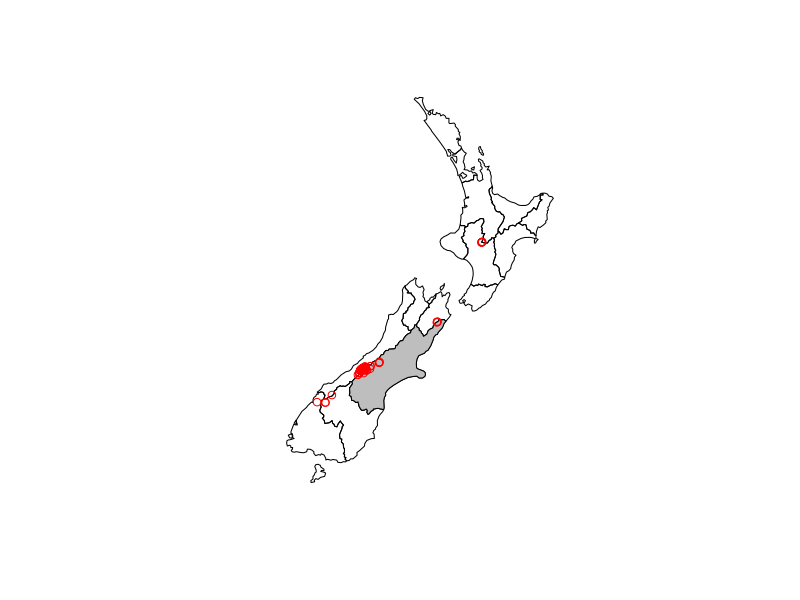
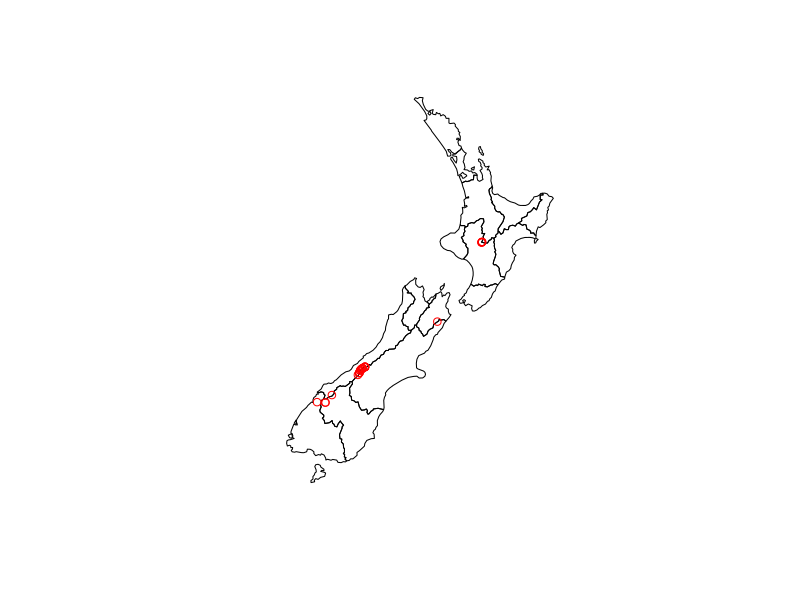
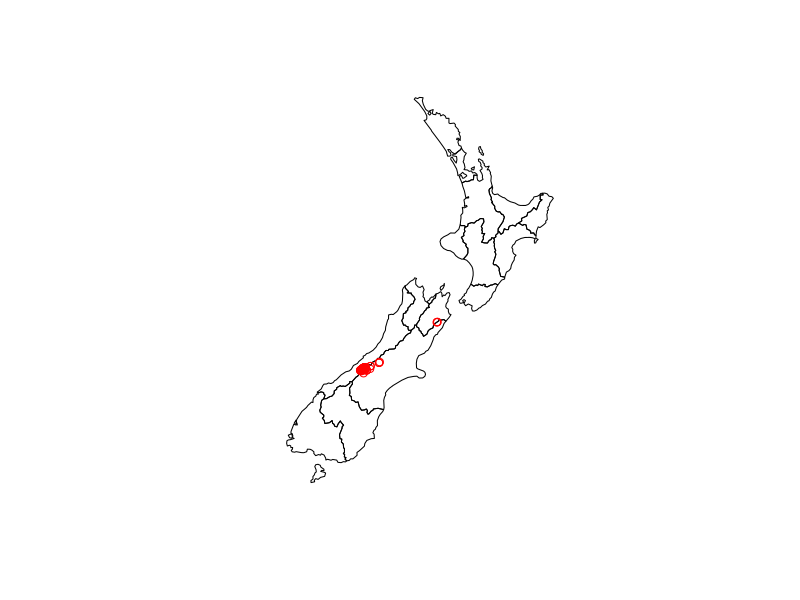
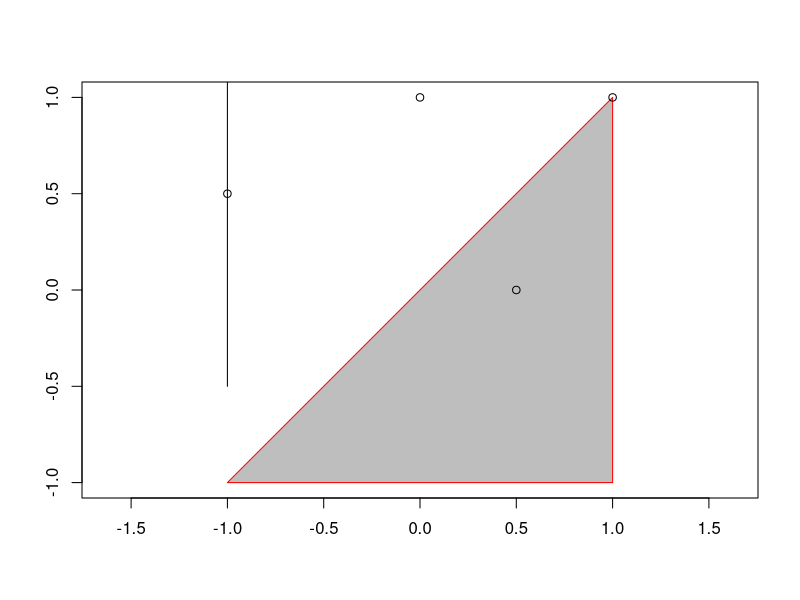

Write the R code that produced these figures, in order.
## ---- chunk 1
knitr::opts_chunk$set(echo = TRUE,
                      message = FALSE,
                      warning = FALSE,
                      fig.path = "../figs/",
                      fig.align = "center",
                      fig.asp = 0.618,
                      out.width = "80%")
## ---- chunk 2
library(sf)
library(raster)
library(dplyr)
library(spData)
## ---- chunk 3


canterbury <- nz %>% filter(Name == "Canterbury")
canterbury_height <- nz_height[canterbury, ]

plot(nz[0], reset = FALSE)
plot(canterbury[0], add = TRUE, col = "grey")
plot(nz_height[0], add = TRUE, col = "red")

## ---- chunk 4


## All heights that are in cantebury are excluded
plot(nz[0], reset = FALSE)
non_cnt_hgt <- nz_height[canterbury, , op = st_disjoint]
plot(non_cnt_hgt, add = TRUE, col = "red")


## All heights that are only in canterbury are keeped
overlap <- nz_height[canterbury, , op = st_intersects]
plot(nz[0], reset = FALSE)
plot(overlap, add = TRUE, col = "red")

## ---- chunk 5
sel_sgbp <- st_intersects(x = nz_height, y = canterbury)
# With this you can use see which values matched
sel_sgbp
## ---- chunk 6

# Lines

line_matrix <- matrix(c(rep(-1, 21), seq(-.5, 1.5, .1)), ncol = 2)

line_str <- st_linestring(
  line_matrix
)


# Points
multi_p <- rbind(c(0.5, 0), c(-1, 0.5), c(0, 1), c(1, 1))

point_str <- st_multipoint(multi_p)

# Multipolygons
multi_polygons <-
  list(
    rbind(c(-1, -1), c(1, -1), c(1, 1), c(-1, -1))
  )

polygon_str <- st_polygon(multi_polygons)


plot(polygon_str, col = "grey", border = "red", reset = FALSE, axes = TRUE)
plot(point_str, add = TRUE)
plot(line_str, add = TRUE)
